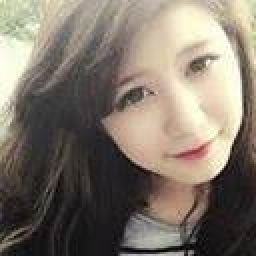
%> input picture lena.jpg, 128 x 128 px (shown 2 times larger)
$ octave Test.m   (GNU Octave 9; MATLAB toolbox functions it lacks are replaced by stand-ins)
%> lines starting %> are read from the running program, lines starting %| are printed output that depends on the picture
### EM.m
function [vars] = EM(K,I,epshiron)
[m n] = size(I);
likelihood = zeros(m,n,K);

mean = 50;
sigma1 = 10;

total = zeros(m,n);
weight = zeros(m,n,K);

for i=1:K
    likelihood(:,:,i) = normpdf(I,mean + i*5, sigma1 + i*2);
    total = total + likelihood(:,:,i);
end

for i=1:K
    weight(:,:,i) = likelihood(:,:,i) ./ total;
end

old_means = ~zeros(1,K);
new_means = zeros(1,K);
new_vars = zeros(1,K);
old_vars = ~zeros(1,K);

count = 0;
while 1
    e = 0;
    for t=1:K
        e = e + abs(new_means(1,t) - old_means(1,t));
        e = e + abs(new_vars(1,t) - old_vars(1,t));
    end
    if(e < epshiron)
        break;
    end


    old_means = new_means;
    old_vars = new_vars;

    sum_mean_k = zeros(1,K);
    sum_var_k = zeros(1,K);

    fprintf("numbers of loop: %d\n", count);
    if (new_means ~= zeros(1,K))
        total = zeros(m,n);
        for  e=1:K
          likelihood(:,:,e) = normpdf(I,new_means(1,e), new_vars(1,e));
          total = total + likelihood(:,:,e);
        end

        for e=1:K
            weight(:,:,e) = likelihood(:,:,e) ./ total;
        end
    end

    for r= 1:m
        for c= 1:n
            for e=1:K
                sum_mean_k(1,e) = sum_mean_k(1,e) + I(r,c)*weight(r,c,e);
            end
        end
    end

    for e=1:K
        w = weight(:,:,e);
        new_means(1,e) = sum_mean_k(1,e) / sum(w(:));
    end
    for r= 1:m
        for c= 1:n

            for e=1:K
                var = (I(r,c)- new_means(1,e))*(I(r,c)- new_means(1,e));
                sum_var_k(1,e) = sum_var_k(1,e)  + var*weight(r,c,e);
            end
        end
    end

     for e=1:K
         w = weight(:,:,e);
         new_vars(1,e) = sqrt(sum_var_k(1,e) / sum(w(:)));
     end

     for e=1:K
        %fprintf("%f %f\n",new_means(1,e),old_means(1,e));
     end
     count = count +1;
    fprintf("-------------------------------------\n");
end

    vars = new_means;
end

### Test.m
RGB = imread('lena.jpg');
%> RGB is the input picture: size 128x128x3 uint8; mean R, G, B 128, 118.3, 106.8
RGB = double(RGB);
%> RGB: size 128x128x3 double
I1 = RGB(:,:,1);
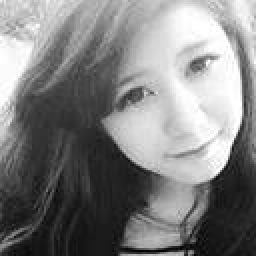
%> I1: size 128x128 double (shown 2 times larger); min 0, max 255, mean 128
I2 = RGB(:,:,2);
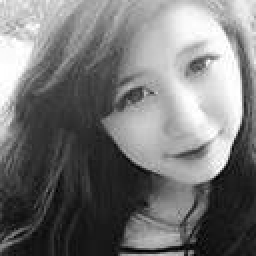
%> I2: size 128x128 double (shown 2 times larger); min 0, max 255, mean 118.3
I3 = RGB(:,:,3);
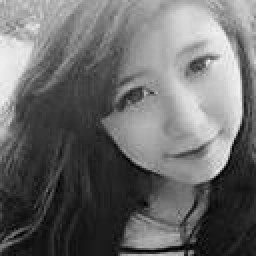
%> I3: size 128x128 double (shown 2 times larger); min 0, max 241, mean 106.8

[w,d] = size(I1);
%> w = 128; d = 128

K = 10;

mean_R = EM(K,I1);
%> the loop in EM, `for i=1:K` made 10 passes
%> pass 1, in EM, `total = total + likelihood(:,:,i);`:
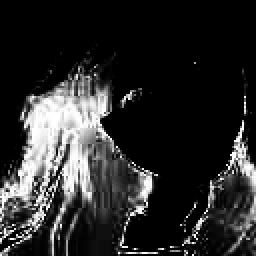
%> total: size 128x128 double (shown 2 times larger); min 1.6e-62, max 0.0332, mean 0.00559; drawn with min black and max white
%> pass 2, in EM, `total = total + likelihood(:,:,i);`:
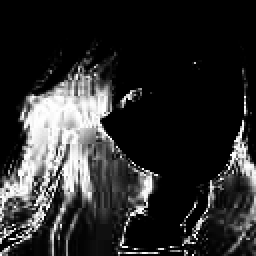
%> total: size 128x128 double (shown 2 times larger); min 2.12e-44, max 0.0606, mean 0.0106; drawn with min black and max white
%> pass 3, in EM, `total = total + likelihood(:,:,i);`:
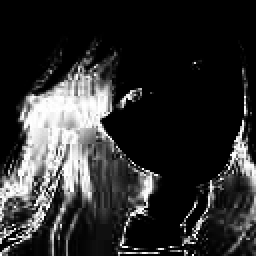
%> total: size 128x128 double (shown 2 times larger); min 5.97e-33, max 0.0831, mean 0.0152; drawn with min black and max white
%> after the loop in EM, `for i=1:K`:
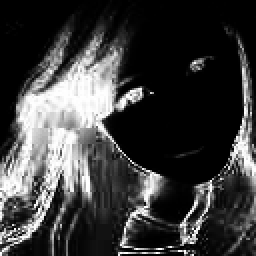
%> total: size 128x128 double (shown 2 times larger); min 2.24e-08, max 0.165, mean 0.0396; drawn with min black and max white
%> the run ends on the next line

$ run again, with flower1.jpg copied over lena.jpg
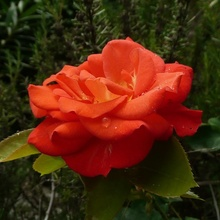
%> input picture flower1.jpg, 220 x 220 px, shrunk from 512 x 512 before the run
%> RGB is the input picture: size 220x220x3 uint8; mean R, G, B 82.8, 39.7, 15.6
%> RGB: size 220x220x3 double
%> `I3 = RGB(:,:,3);`:
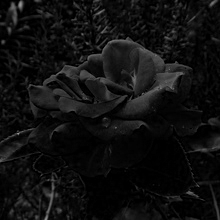
%> I3: size 220x220 double; min 0, max 155, mean 15.6
%> after the loop in EM, `for i=1:K`:
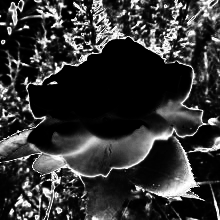
%> total: size 220x220 double; min 2.24e-08, max 0.165, mean 0.0347; drawn with min black and max white
